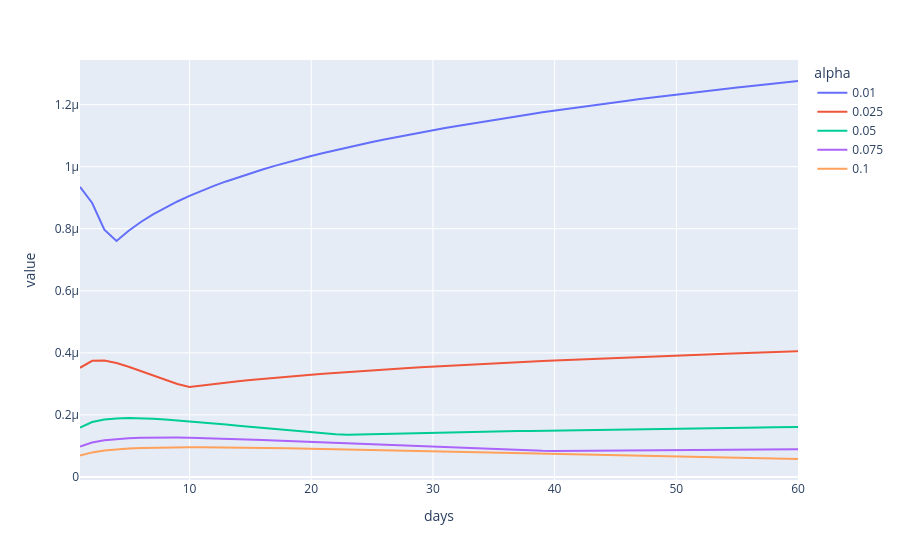

The notebook cell saved with this chart:
### Code cell
ks, dst = funding.generic_get_ks(
    df.loc[years_ago:today, "btc_ev_v12_fiat_index"].to_numpy(), periodicity
)

df_ks = pd.DataFrame(
    data=ks,
    columns=[alpha for alpha in funding.ALPHAS],
    index=[n/funding.NS[0] for n in funding.NS]
)
df_ks.columns.name = "alpha"
df_ks.index.name = "days"

df_ks.plot()
